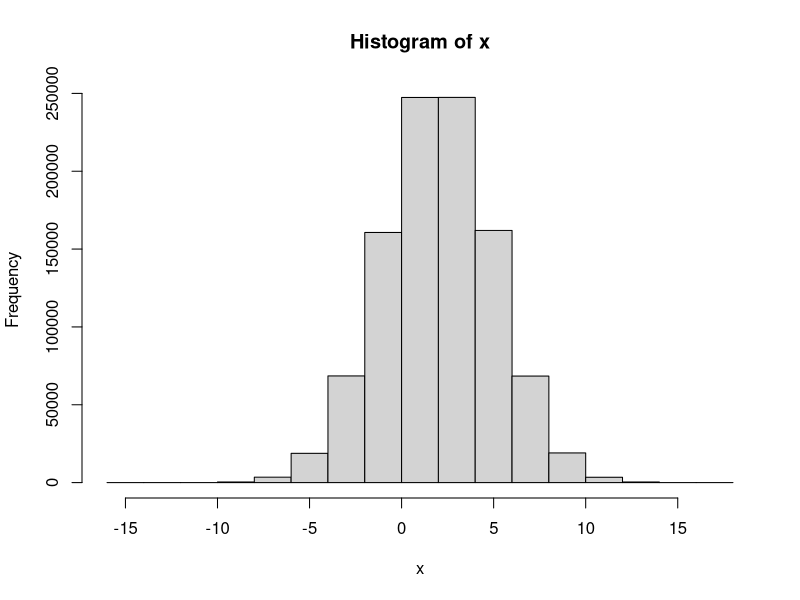
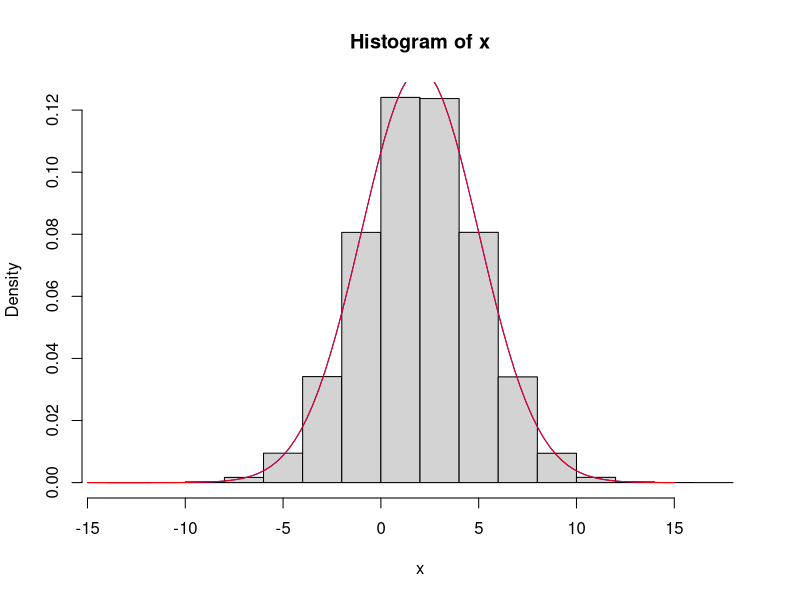
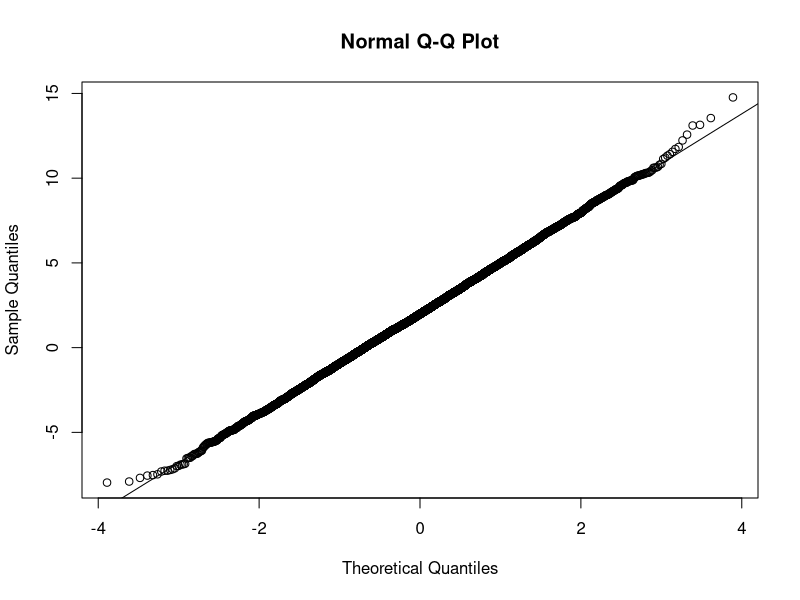
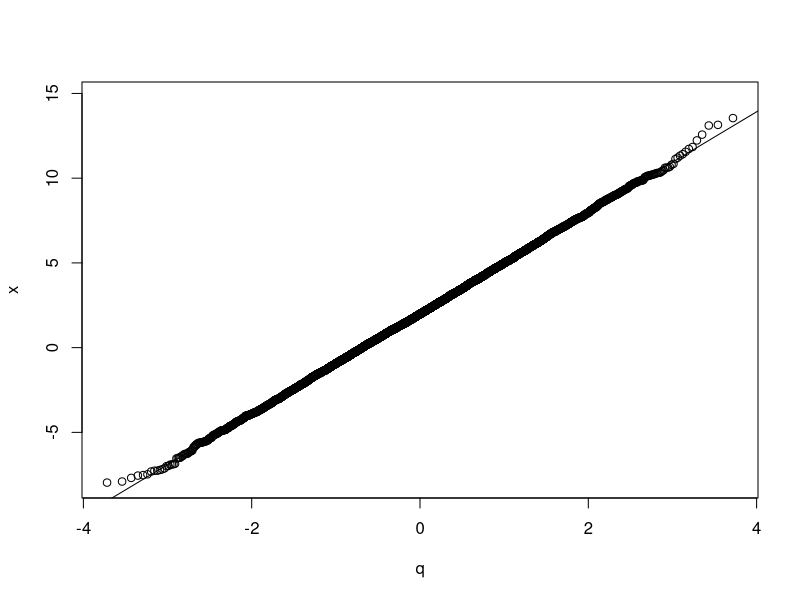
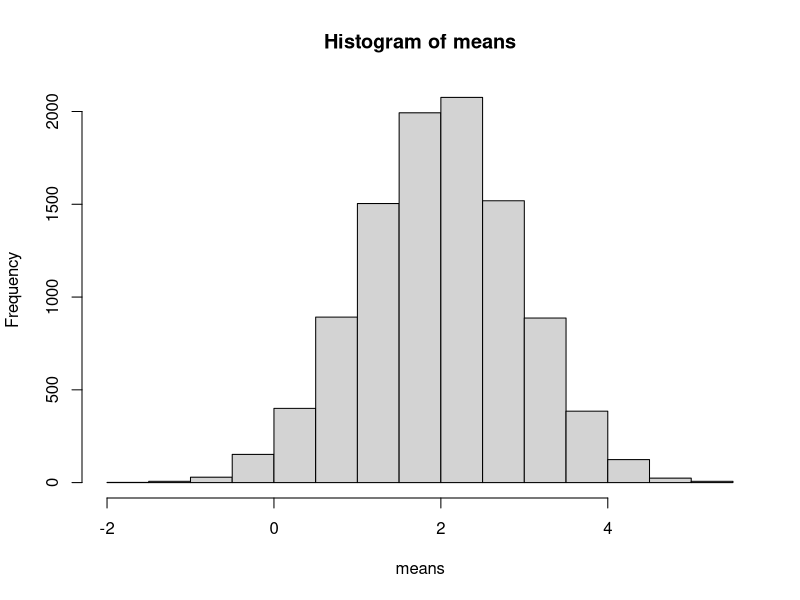
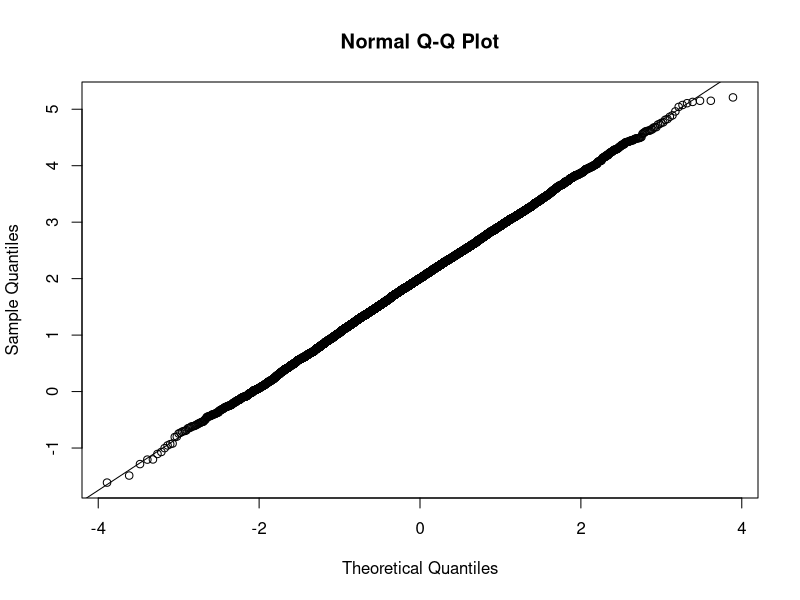

These figures' R source, in order:
## ---- chunk 1
knitr::opts_chunk$set(echo = TRUE)
## ---- chunk 2
rnorm(n = 10, mean = 2, sd = 3)
## ---- chunk 3
x = rnorm(n = 1000000, mean = 2, sd = 3)
hist(x)
## ---- chunk 4
mean(x)
sd(x)
## ---- chunk 5
x = rnorm(n = 1000000, mean = 2, sd = 3)
hist(x, freq = FALSE) # with freq = FALSE, the area of the histogram will be 1
xx = seq(-15, 15, length.out = 100) # 100 values between -15 and 15
lines(xx, dnorm(xx, mean = mean(x), sd = sd(x)), col="blue") # using mean and sd from sample
lines(xx, dnorm(xx, mean = 2, sd = 3), col="red") # using mean and sd of population
## ---- chunk 6
x = rnorm(n = 10000, mean = 2, sd = 3)
qqnorm(x)
qqline(x) # this just adds the line in the plot
## ---- chunk 7
x = sort(x)   # sort the values from smallest to largest
n = length(x) # number of values
p = (1:n)/n   # step 1 above
q = qnorm(p)  # step 2 above
plot(x~q)     # step 3 above
abline(mean(x), sd(x)) # Plot a line with intercept = mean(x) and slope = sd(x)
## ---- chunk 8
n_iter = 10000            # Number of iterations
mu_x = 2                  # Mean of the normal distribution (same as used above)
sd_x = 3                  # Standard deviation of the normal distribution (same as used above)
n = 10                    # Sample size
means = rep(NA, n_iter)   # An empty vector to store the means in
for(i in 1:n_iter){        # Start of the loop
  x = rnorm(n, mu_x, sd_x)  # Using the same mean and sd as above
  means[i] = mean(x)      # Compute mean(x) and store it as the i'th element in vector 'means'
}                          # End of loop
## ---- chunk 9
hist(means)
## ---- chunk 10
(sem_theoretical = sd_x/sqrt(n))
(sem_simulated = sd(means)) # Standard error of the mean from the above simulation
## ---- chunk 11
qqnorm(means)
qqline(means)
